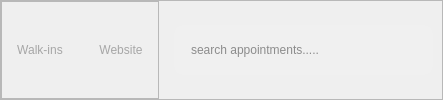
            <widget class="QFrame" name="frame_5">
             <property name="sizePolicy">
              <sizepolicy hsizetype="Preferred" vsizetype="Expanding">
               <horstretch>0</horstretch>
               <verstretch>0</verstretch>
              </sizepolicy>
             </property>
             <property name="maximumSize">
              <size>
               <width>16777215</width>
               <height>100</height>
              </size>
             </property>
             <property name="styleSheet">
              <string notr="true">QPushButton {
    border: none;
    background-color: transparent;
    color: rgb(166, 166, 166);
	font-family:&quot;Montserrat SemiBold&quot;;
    font-weight: 63;
    padding: 10px 15px;
    border-radius: 5px;
}


QPushButton:hover {
    background-color:rgb(194, 194, 194);
	border-radius:5px;
}
QPushButton:checked {
    background-color:rgb(252, 213, 151);   /* Active bg color */
	border-radius:5px;
    color: rgb(40, 40, 40);                         
}</string>
             </property>
             <property name="frameShape">
              <enum>QFrame::StyledPanel</enum>
             </property>
             <property name="frameShadow">
              <enum>QFrame::Raised</enum>
             </property>
             <layout class="QHBoxLayout" name="horizontalLayout_11">
              <property name="leftMargin">
               <number>0</number>
              </property>
              <property name="topMargin">
               <number>0</number>
              </property>
              <property name="rightMargin">
               <number>0</number>
              </property>
              <property name="bottomMargin">
               <number>0</number>
              </property>
              <item>
               <widget class="QFrame" name="frame_6">
                <property name="sizePolicy">
                 <sizepolicy hsizetype="Preferred" vsizetype="Expanding">
                  <horstretch>0</horstretch>
                  <verstretch>0</verstretch>
                 </sizepolicy>
                </property>
                <property name="frameShape">
                 <enum>QFrame::StyledPanel</enum>
                </property>
                <property name="frameShadow">
                 <enum>QFrame::Raised</enum>
                </property>
                <layout class="QHBoxLayout" name="horizontalLayout_12">
                 <property name="leftMargin">
                  <number>0</number>
                 </property>
                 <property name="topMargin">
                  <number>7</number>
                 </property>
                 <property name="rightMargin">
                  <number>0</number>
                 </property>
                 <property name="bottomMargin">
                  <number>7</number>
                 </property>
                 <item>
                  <widget class="QPushButton" name="walkInBtn">
                   <property name="sizePolicy">
                    <sizepolicy hsizetype="Minimum" vsizetype="Expanding">
                     <horstretch>0</horstretch>
                     <verstretch>0</verstretch>
                    </sizepolicy>
                   </property>
                   <property name="minimumSize">
                    <size>
                     <width>0</width>
                     <height>45</height>
                    </size>
                   </property>
                   <property name="maximumSize">
                    <size>
                     <width>16777215</width>
                     <height>60</height>
                    </size>
                   </property>
                   <property name="styleSheet">
                    <string notr="true"/>
                   </property>
                   <property name="text">
                    <string>Walk-ins</string>
                   </property>
                  </widget>
                 </item>
                 <item>
                  <widget class="QPushButton" name="websiteBtn">
                   <property name="sizePolicy">
                    <sizepolicy hsizetype="Minimum" vsizetype="Expanding">
                     <horstretch>0</horstretch>
                     <verstretch>0</verstretch>
                    </sizepolicy>
                   </property>
                   <property name="minimumSize">
                    <size>
                     <width>0</width>
                     <height>45</height>
                    </size>
                   </property>
                   <property name="maximumSize">
                    <size>
                     <width>16777215</width>
                     <height>60</height>
                    </size>
                   </property>
                   <property name="styleSheet">
                    <string notr="true"/>
                   </property>
                   <property name="text">
                    <string>Website</string>
                   </property>
                  </widget>
                 </item>
                </layout>
               </widget>
              </item>
              <item>
               <widget class="QFrame" name="searchframe_2">
                <property name="sizePolicy">
                 <sizepolicy hsizetype="Preferred" vsizetype="Preferred">
                  <horstretch>0</horstretch>
                  <verstretch>0</verstretch>
                 </sizepolicy>
                </property>
                <property name="styleSheet">
                 <string notr="true"/>
                </property>
                <layout class="QHBoxLayout" name="horizontalLayout_9">
                 <property name="spacing">
                  <number>0</number>
                 </property>
                 <property name="sizeConstraint">
                  <enum>QLayout::SetDefaultConstraint</enum>
                 </property>
                 <item>
                  <widget class="QLineEdit" name="searchBar_2">
                   <property name="sizePolicy">
                    <sizepolicy hsizetype="Preferred" vsizetype="Preferred">
                     <horstretch>0</horstretch>
                     <verstretch>0</verstretch>
                    </sizepolicy>
                   </property>
                   <property name="minimumSize">
                    <size>
                     <width>234</width>
                     <height>44</height>
                    </size>
                   </property>
                   <property name="maximumSize">
                    <size>
                     <width>16777215</width>
                     <height>50</height>
                    </size>
                   </property>
                   <property name="autoFillBackground">
                    <bool>false</bool>
                   </property>
                   <property name="styleSheet">
                    <string notr="true">QLineEdit#searchBar_2 {
    background-color: #F0F0F0;
    border-top-left-radius: 10px;
 	border-bottom-left-radius: 10px;
    font: 57 12pt &quot;Montserrat Medium&quot;;
    color: rgb(39, 39, 39);
    padding-left: 15px;
    border: none;
}
</string>
                   </property>
                   <property name="placeholderText">
                    <string>search appointments.....</string>
                   </property>
                  </widget>
                 </item>
                 <item>
                  <widget class="QFrame" name="searchButton_2">
                   <property name="sizePolicy">
                    <sizepolicy hsizetype="Fixed" vsizetype="Expanding">
                     <horstretch>0</horstretch>
                     <verstretch>0</verstretch>
                    </sizepolicy>
                   </property>
                   <property name="maximumSize">
                    <size>
                     <width>16777215</width>
                     <height>50</height>
                    </size>
                   </property>
                   <property name="styleSheet">
                    <string notr="true">QFrame#searchButton_2{
background-color: #F0F0F0;
border-top-right-radius:10px;
border-bottom-right-radius:10px;
}
</string>
                   </property>
                   <property name="frameShape">
                    <enum>QFrame::StyledPanel</enum>
                   </property>
                   <property name="frameShadow">
                    <enum>QFrame::Raised</enum>
                   </property>
                   <layout class="QHBoxLayout" name="horizontalLayout_10">
                    <property name="spacing">
                     <number>9</number>
                    </property>
                    <property name="leftMargin">
                     <number>9</number>
                    </property>
                    <property name="topMargin">
                     <number>9</number>
                    </property>
                    <property name="rightMargin">
                     <number>9</number>
                    </property>
                    <property name="bottomMargin">
                     <number>9</number>
                    </property>
                    <item>
                     <widget class="QLabel" name="searchIcon_2">
                      <property name="maximumSize">
                       <size>
                        <width>24</width>
                        <height>24</height>
                       </size>
                      </property>
                      <property name="styleSheet">
                       <string notr="true"/>
                      </property>
                      <property name="text">
                       <string/>
                      </property>
                      <property name="pixmap">
                       <pixmap resource="resource.qrc">:/Icons/Icons/searchIcon.png</pixmap>
                      </property>
                      <property name="scaledContents">
                       <bool>true</bool>
                      </property>
                     </widget>
                    </item>
                   </layout>
                  </widget>
                 </item>
                </layout>
               </widget>
              </item>
             </layout>
            </widget>
